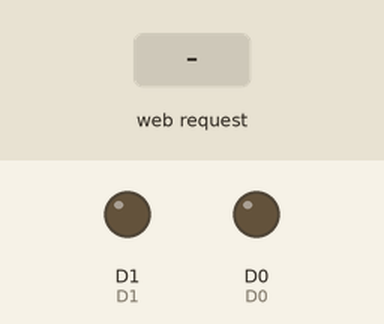
This sketch was run on a simulated ESP8266 (NodeMCU). Parts: output pins drawn as LEDs (lit = HIGH). The test bench sets the inputs (shaded band). WiFi joins after 1.5 s; servers stay silent unless stated; web services answer with replies made up by the test bench; what the sketch prints to the serial monitor is not drawn.

Above: at 18.4 s.
18.5 s: HTTP request GET /open received
At 19.3 s:
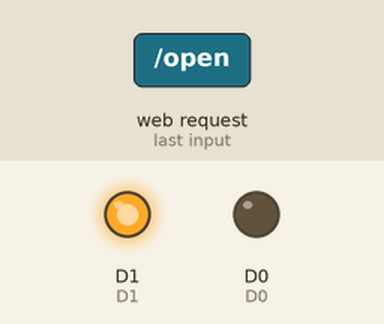
At 34.3 s:
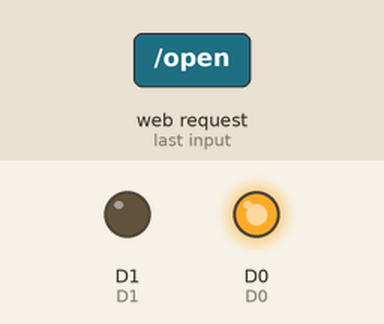
Timing chart, 0 to 35.0 s (numbered marks = the images above; inputs shaded):
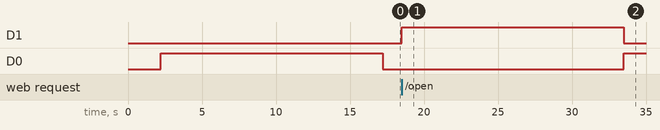

Measured:
- after the input at 18.5 s, D1: LOW → HIGH at once, → LOW 15.0 s later; D0: LOW → HIGH after 15.0 s

The sketch:

SmartDoorOpener.ino
```cpp
#include <ESP8266WiFi.h>
#include <WiFiClient.h>
#include <ESP8266WebServer.h>
#include <ESP8266HTTPClient.h>
#define D0 16
#define D1 5

const char* ssid     = "YOUR SSID";
const char* password = "YOUR PASSWORD";
WiFiServer server(80);
WiFiClient client;
String header;

bool openDoorState;
bool closeDoorState;
String apiKey = "Your API Key";

void setup() {
  Serial.begin(115200);
  Serial.print("Connecting to ");
  Serial.println(ssid);
  WiFi.mode(WIFI_STA);

  WiFi.begin(ssid, password);
  while (WiFi.status() != WL_CONNECTED) {
    delay(500);
    Serial.print(".");
  }

  Serial.println("");
  HTTPClient http;
  String url = "http://maker.ifttt.com/trigger/new_ip/with/key/" + apiKey + "?value1=";
  url = url + WiFi.localIP().toString() ;
  Serial.println(url);
  http.begin(url);
  http.GET();
  delay(500);
  http.end();

  Serial.println("");
  Serial.println("WiFi connected.");
  Serial.println("IP address: ");
  Serial.println(WiFi.localIP());
  server.begin();

  pinMode(D0, OUTPUT);
  pinMode(D1, OUTPUT);
  digitalWrite(D0, HIGH);
  digitalWrite(D1, LOW);
  delay(15000);
  digitalWrite(D0, LOW);
  digitalWrite(D1, LOW);
}

void openDoor(){
  digitalWrite(D0, LOW);
  digitalWrite(D1, HIGH);
  delay(15000);
  digitalWrite(D0, HIGH);
  digitalWrite(D1, LOW);
  delay(15000);
  digitalWrite(D0, LOW);
  digitalWrite(D1, LOW);
}

void closeDoor(){
  digitalWrite(D0, LOW);
  digitalWrite(D1, HIGH);
}

void sendControlPage(){
  client.println("<!DOCTYPE html><html>");
  client.println("<head><meta name=\"viewport\" content=\"width=device-width, initial-scale=1\">");
  client.println("<link rel=\"icon\" href=\"data:,\">");
  client.println("<style>html { font-family: Helvetica; display: inline-block; margin: 0px auto; text-align: center;}");
  client.println(".button { background-color: #195B6A; border: none; color: white; padding: 16px 40px;");
  client.println("text-decoration: none; font-size: 30px; margin: 2px; cursor: pointer;}");
  client.println(".button2 {background-color: #77878A;}</style></head>");
  client.println("<body><h1>The Amazing Smart Door Opener </h1>");
  client.println("<p><a href=\"/open\"><button class=\"button\">Open</button></a></p>");
  client.println("</body></html>");
  client.println();
}

void loop(){
  client = server.available();

  if (client) {
    Serial.println("New Client.");
    String currentLine = "";
    while (client.connected()) {
      if (client.available()) {
        char c = client.read();
        Serial.write(c);
        header += c;
        if (c == '\n') {
          if (currentLine.length() == 0) {
            client.println("HTTP/1.1 200 OK");
            client.println("Content-type:text/html");
            client.println("Connection: close");
            client.println();

            if (header.indexOf("GET /open") >= 0) {
                openDoorState = true;
            }else if(header.indexOf("GET /close") >= 0){
                closeDoorState = true;
            }

            sendControlPage();

            if(openDoorState){
              openDoor();
              openDoorState = false;
            }else if(closeDoorState){
              closeDoor();
              closeDoorState = false;
            }

            break;
          } else {
            currentLine = "";
          }
        } else if (c != '\r') {
          currentLine += c;
        }
      }
    }
    header = "";
    client.stop();
    Serial.println("Client disconnected.");
    Serial.println("");
  }
}
```
